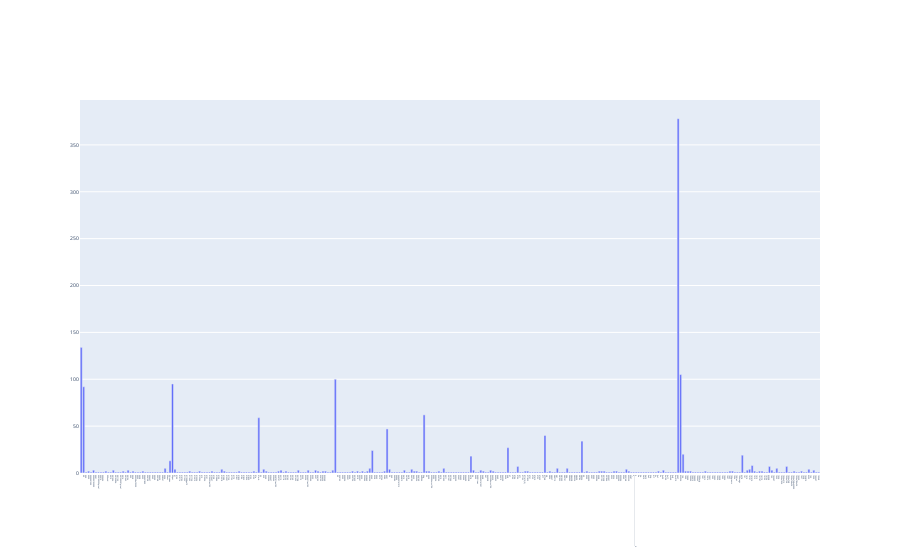

The cell this chart's notebook holds for it:
### Markdown cell above
### >>> **Exercise 12 (take home):**
If you want a nicer interactive visualization here, I would encourage you try to install and use plotly to achieve this.

### Code cell
# Answer here
import plotly.graph_objects as go
fig = go.Figure(
    data = [go.Bar(
        x = count_vect.get_feature_names_out()[:300],
        y = term_frequencies[:300]
    )]
)

fig.update_layout(
    autosize  = True,
    xaxis = dict(
        tickvals = list(range(1,301)),
        ticktext = count_vect.get_feature_names_out()[:300],
        tickfont = dict(size = 2)
    ),
    yaxis = dict(
        tickfont = dict(size=5)
    )
)

### Figure 1 — Plotly figure (JSON) as saved in the notebook; plotly's stock layout.template omitted (floating-point values rounded to 4 significant figures; data arrays with more than 128 entries replaced by an {"elided": "..."} marker saying what was removed)
{"data": [{"type": "bar", "x": {"elided": "300 str values"}, "y": {"elided": "300 int values"}}], "layout": {"autosize": true, "xaxis": {"autorange": true, "range": [-0.5, 299.5], "tickfont": {"size": 2}, "ticktext": {"elided": "300 str values"}, "tickvals": {"elided": "300 int values"}, "type": "category"}, "yaxis": {"autorange": true, "range": [0, 397.9], "tickfont": {"size": 5}, "type": "linear"}}}
